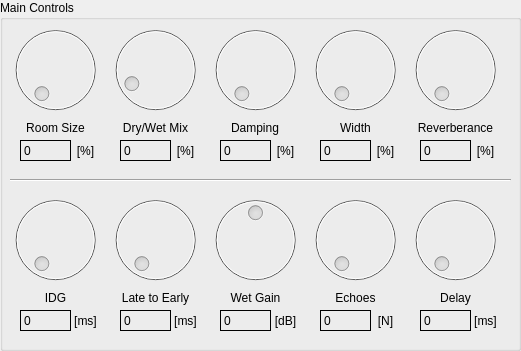
      <widget class="QGroupBox" name="groupBox_r">
       <property name="geometry">
        <rect>
         <x>10</x>
         <y>10</y>
         <width>521</width>
         <height>351</height>
        </rect>
       </property>
       <property name="title">
        <string>Main Controls</string>
       </property>
       <widget class="QLabel" name="label_r_pre_delay">
        <property name="geometry">
         <rect>
          <x>120</x>
          <y>310</y>
          <width>51</width>
          <height>21</height>
         </rect>
        </property>
        <property name="frameShape">
         <enum>QFrame::Box</enum>
        </property>
        <property name="frameShadow">
         <enum>QFrame::Plain</enum>
        </property>
        <property name="text">
         <string>0</string>
        </property>
       </widget>
       <widget class="QLabel" name="label_5">
        <property name="geometry">
         <rect>
          <x>110</x>
          <y>120</y>
          <width>91</width>
          <height>16</height>
         </rect>
        </property>
        <property name="text">
         <string>Dry/Wet Mix</string>
        </property>
        <property name="alignment">
         <set>Qt::AlignCenter</set>
        </property>
       </widget>
       <widget class="QLabel" name="label_6">
        <property name="geometry">
         <rect>
          <x>410</x>
          <y>120</y>
          <width>91</width>
          <height>16</height>
         </rect>
        </property>
        <property name="text">
         <string>Reverberance</string>
        </property>
        <property name="alignment">
         <set>Qt::AlignCenter</set>
        </property>
       </widget>
       <widget class="QLabel" name="label_44">
        <property name="geometry">
         <rect>
          <x>330</x>
          <y>120</y>
          <width>51</width>
          <height>16</height>
         </rect>
        </property>
        <property name="text">
         <string>Width</string>
        </property>
        <property name="alignment">
         <set>Qt::AlignCenter</set>
        </property>
       </widget>
       <widget class="QLabel" name="label_r_idg">
        <property name="geometry">
         <rect>
          <x>20</x>
          <y>310</y>
          <width>51</width>
          <height>21</height>
         </rect>
        </property>
        <property name="frameShape">
         <enum>QFrame::Box</enum>
        </property>
        <property name="frameShadow">
         <enum>QFrame::Plain</enum>
        </property>
        <property name="text">
         <string>0</string>
        </property>
       </widget>
       <widget class="QDial" name="dial_r_dry_wet">
        <property name="enabled">
         <bool>false</bool>
        </property>
        <property name="geometry">
         <rect>
          <x>100</x>
          <y>20</y>
          <width>111</width>
          <height>100</height>
         </rect>
        </property>
        <property name="toolTip">
         <string>&lt;html&gt;&lt;head/&gt;&lt;body&gt;&lt;p&gt;Ratio of Dry and Wet signal.&lt;/p&gt;&lt;/body&gt;&lt;/html&gt;</string>
        </property>
        <property name="maximum">
         <number>1000</number>
        </property>
        <property name="value">
         <number>100</number>
        </property>
       </widget>
       <widget class="QDial" name="dial_r_wet_gain">
        <property name="enabled">
         <bool>false</bool>
        </property>
        <property name="geometry">
         <rect>
          <x>200</x>
          <y>190</y>
          <width>111</width>
          <height>100</height>
         </rect>
        </property>
        <property name="toolTip">
         <string>&lt;html&gt;&lt;head/&gt;&lt;body&gt;&lt;p&gt;Gain of the reverberated signal.&lt;/p&gt;&lt;/body&gt;&lt;/html&gt;</string>
        </property>
        <property name="minimum">
         <number>-10</number>
        </property>
        <property name="maximum">
         <number>10</number>
        </property>
       </widget>
       <widget class="QLabel" name="label_51">
        <property name="geometry">
         <rect>
          <x>330</x>
          <y>290</y>
          <width>51</width>
          <height>16</height>
         </rect>
        </property>
        <property name="text">
         <string>Echoes</string>
        </property>
        <property name="alignment">
         <set>Qt::AlignCenter</set>
        </property>
       </widget>
       <widget class="QLabel" name="label_32">
        <property name="geometry">
         <rect>
          <x>470</x>
          <y>310</y>
          <width>31</width>
          <height>21</height>
         </rect>
        </property>
        <property name="text">
         <string>[ms]</string>
        </property>
        <property name="alignment">
         <set>Qt::AlignCenter</set>
        </property>
       </widget>
       <widget class="QLabel" name="label_r_delay">
        <property name="geometry">
         <rect>
          <x>420</x>
          <y>310</y>
          <width>51</width>
          <height>21</height>
         </rect>
        </property>
        <property name="frameShape">
         <enum>QFrame::Box</enum>
        </property>
        <property name="frameShadow">
         <enum>QFrame::Plain</enum>
        </property>
        <property name="text">
         <string>0</string>
        </property>
       </widget>
       <widget class="QLabel" name="label_7">
        <property name="geometry">
         <rect>
          <x>220</x>
          <y>290</y>
          <width>71</width>
          <height>16</height>
         </rect>
        </property>
        <property name="text">
         <string>Wet Gain</string>
        </property>
        <property name="alignment">
         <set>Qt::AlignCenter</set>
        </property>
       </widget>
       <widget class="Line" name="line_4">
        <property name="geometry">
         <rect>
          <x>10</x>
          <y>170</y>
          <width>501</width>
          <height>20</height>
         </rect>
        </property>
        <property name="orientation">
         <enum>Qt::Horizontal</enum>
        </property>
       </widget>
       <widget class="QDial" name="dial_r_idg">
        <property name="enabled">
         <bool>false</bool>
        </property>
        <property name="geometry">
         <rect>
          <x>0</x>
          <y>190</y>
          <width>111</width>
          <height>100</height>
         </rect>
        </property>
        <property name="toolTip">
         <string>&lt;html&gt;&lt;head/&gt;&lt;body&gt;&lt;p&gt;Initial Gap Delay (first early reflection delay).&lt;/p&gt;&lt;/body&gt;&lt;/html&gt;</string>
        </property>
        <property name="maximum">
         <number>100</number>
        </property>
       </widget>
       <widget class="QLabel" name="label_r_width">
        <property name="geometry">
         <rect>
          <x>320</x>
          <y>140</y>
          <width>51</width>
          <height>21</height>
         </rect>
        </property>
        <property name="frameShape">
         <enum>QFrame::Box</enum>
        </property>
        <property name="frameShadow">
         <enum>QFrame::Plain</enum>
        </property>
        <property name="text">
         <string>0</string>
        </property>
       </widget>
       <widget class="QDial" name="dial_r_width">
        <property name="enabled">
         <bool>false</bool>
        </property>
        <property name="geometry">
         <rect>
          <x>300</x>
          <y>20</y>
          <width>111</width>
          <height>100</height>
         </rect>
        </property>
        <property name="toolTip">
         <string>&lt;html&gt;&lt;head/&gt;&lt;body&gt;&lt;p&gt;Stereo separation of the Wet signal. More Width means more to the right channel. This applies both for input and output.&lt;/p&gt;&lt;/body&gt;&lt;/html&gt;</string>
        </property>
        <property name="maximum">
         <number>100</number>
        </property>
       </widget>
       <widget class="QLabel" name="label_16">
        <property name="geometry">
         <rect>
          <x>370</x>
          <y>140</y>
          <width>31</width>
          <height>21</height>
         </rect>
        </property>
        <property name="text">
         <string>[%]</string>
        </property>
        <property name="alignment">
         <set>Qt::AlignCenter</set>
        </property>
       </widget>
       <widget class="QLabel" name="label_r_wet_gain">
        <property name="geometry">
         <rect>
          <x>220</x>
          <y>310</y>
          <width>51</width>
          <height>21</height>
         </rect>
        </property>
        <property name="frameShape">
         <enum>QFrame::Box</enum>
        </property>
        <property name="frameShadow">
         <enum>QFrame::Plain</enum>
        </property>
        <property name="text">
         <string>0</string>
        </property>
       </widget>
       <widget class="QLabel" name="label_r_room_size">
        <property name="geometry">
         <rect>
          <x>20</x>
          <y>140</y>
          <width>51</width>
          <height>21</height>
         </rect>
        </property>
        <property name="frameShape">
         <enum>QFrame::Box</enum>
        </property>
        <property name="frameShadow">
         <enum>QFrame::Plain</enum>
        </property>
        <property name="text">
         <string>0</string>
        </property>
       </widget>
       <widget class="QLabel" name="label_21">
        <property name="geometry">
         <rect>
          <x>170</x>
          <y>310</y>
          <width>31</width>
          <height>21</height>
         </rect>
        </property>
        <property name="text">
         <string>[ms]</string>
        </property>
        <property name="alignment">
         <set>Qt::AlignCenter</set>
        </property>
       </widget>
       <widget class="QDial" name="dial_r_reverberance">
        <property name="enabled">
         <bool>false</bool>
        </property>
        <property name="geometry">
         <rect>
          <x>400</x>
          <y>20</y>
          <width>111</width>
          <height>100</height>
         </rect>
        </property>
        <property name="toolTip">
         <string>&lt;html&gt;&lt;head/&gt;&lt;body&gt;&lt;p&gt;Reverb Time (comb exponential decay). Values over 45% are not recomended.&lt;/p&gt;&lt;/body&gt;&lt;/html&gt;</string>
        </property>
        <property name="maximum">
         <number>100</number>
        </property>
       </widget>
       <widget class="QLabel" name="label_49">
        <property name="geometry">
         <rect>
          <x>70</x>
          <y>310</y>
          <width>31</width>
          <height>21</height>
         </rect>
        </property>
        <property name="text">
         <string>[ms]</string>
        </property>
        <property name="alignment">
         <set>Qt::AlignCenter</set>
        </property>
       </widget>
       <widget class="QLabel" name="label_30">
        <property name="geometry">
         <rect>
          <x>370</x>
          <y>310</y>
          <width>31</width>
          <height>21</height>
         </rect>
        </property>
        <property name="text">
         <string>[N]</string>
        </property>
        <property name="alignment">
         <set>Qt::AlignCenter</set>
        </property>
       </widget>
       <widget class="QDial" name="dial_r_room_size">
        <property name="enabled">
         <bool>false</bool>
        </property>
        <property name="geometry">
         <rect>
          <x>0</x>
          <y>20</y>
          <width>111</width>
          <height>100</height>
         </rect>
        </property>
        <property name="toolTip">
         <string>&lt;html&gt;&lt;head/&gt;&lt;body&gt;&lt;p&gt;Scale factor. Determines reflections relative distance.&lt;/p&gt;&lt;/body&gt;&lt;/html&gt;</string>
        </property>
        <property name="maximum">
         <number>100</number>
        </property>
       </widget>
       <widget class="QLabel" name="label_r_reverberance">
        <property name="geometry">
         <rect>
          <x>420</x>
          <y>140</y>
          <width>51</width>
          <height>21</height>
         </rect>
        </property>
        <property name="frameShape">
         <enum>QFrame::Box</enum>
        </property>
        <property name="frameShadow">
         <enum>QFrame::Plain</enum>
        </property>
        <property name="text">
         <string>0</string>
        </property>
       </widget>
       <widget class="QLabel" name="label_57">
        <property name="geometry">
         <rect>
          <x>420</x>
          <y>290</y>
          <width>71</width>
          <height>16</height>
         </rect>
        </property>
        <property name="text">
         <string>Delay</string>
        </property>
        <property name="alignment">
         <set>Qt::AlignCenter</set>
        </property>
       </widget>
       <widget class="QLabel" name="label_r_echoes">
        <property name="geometry">
         <rect>
          <x>320</x>
          <y>310</y>
          <width>51</width>
          <height>21</height>
         </rect>
        </property>
        <property name="frameShape">
         <enum>QFrame::Box</enum>
        </property>
        <property name="frameShadow">
         <enum>QFrame::Plain</enum>
        </property>
        <property name="text">
         <string>0</string>
        </property>
       </widget>
       <widget class="QLabel" name="label_19">
        <property name="geometry">
         <rect>
          <x>470</x>
          <y>140</y>
          <width>31</width>
          <height>21</height>
         </rect>
        </property>
        <property name="text">
         <string>[%]</string>
        </property>
        <property name="alignment">
         <set>Qt::AlignCenter</set>
        </property>
       </widget>
       <widget class="QDial" name="dial_r_delay">
        <property name="enabled">
         <bool>false</bool>
        </property>
        <property name="geometry">
         <rect>
          <x>400</x>
          <y>190</y>
          <width>111</width>
          <height>100</height>
         </rect>
        </property>
        <property name="toolTip">
         <string>&lt;html&gt;&lt;head/&gt;&lt;body&gt;&lt;p&gt;Delay between echoes. Similar to Room Size, but more precise.&lt;/p&gt;&lt;/body&gt;&lt;/html&gt;</string>
        </property>
        <property name="whatsThis">
         <string>&lt;html&gt;&lt;head/&gt;&lt;body&gt;&lt;p&gt;ho&lt;/p&gt;&lt;p&gt;&lt;br/&gt;&lt;/p&gt;&lt;/body&gt;&lt;/html&gt;</string>
        </property>
        <property name="minimum">
         <number>1</number>
        </property>
        <property name="maximum">
         <number>1000</number>
        </property>
       </widget>
       <widget class="QLabel" name="label_43">
        <property name="geometry">
         <rect>
          <x>230</x>
          <y>120</y>
          <width>50</width>
          <height>16</height>
         </rect>
        </property>
        <property name="text">
         <string>Damping</string>
        </property>
        <property name="alignment">
         <set>Qt::AlignCenter</set>
        </property>
       </widget>
       <widget class="QLabel" name="label_46">
        <property name="geometry">
         <rect>
          <x>120</x>
          <y>290</y>
          <width>71</width>
          <height>16</height>
         </rect>
        </property>
        <property name="text">
         <string>Late to Early</string>
        </property>
        <property name="alignment">
         <set>Qt::AlignCenter</set>
        </property>
       </widget>
       <widget class="QDial" name="dial_r_echoes">
        <property name="enabled">
         <bool>false</bool>
        </property>
        <property name="geometry">
         <rect>
          <x>300</x>
          <y>190</y>
          <width>111</width>
          <height>100</height>
         </rect>
        </property>
        <property name="toolTip">
         <string>&lt;html&gt;&lt;head/&gt;&lt;body&gt;&lt;p&gt;Number of Echoes per sample.&lt;/p&gt;&lt;/body&gt;&lt;/html&gt;</string>
        </property>
        <property name="minimum">
         <number>1</number>
        </property>
        <property name="maximum">
         <number>10</number>
        </property>
       </widget>
       <widget class="QDial" name="dial_r_damping">
        <property name="enabled">
         <bool>false</bool>
        </property>
        <property name="geometry">
         <rect>
          <x>200</x>
          <y>20</y>
          <width>111</width>
          <height>100</height>
         </rect>
        </property>
        <property name="toolTip">
         <string>&lt;html&gt;&lt;head/&gt;&lt;body&gt;&lt;p&gt;Level of natural absorption (low pass).&lt;/p&gt;&lt;/body&gt;&lt;/html&gt;</string>
        </property>
        <property name="maximum">
         <number>100</number>
        </property>
       </widget>
       <widget class="QLabel" name="label_13">
        <property name="geometry">
         <rect>
          <x>70</x>
          <y>140</y>
          <width>31</width>
          <height>21</height>
         </rect>
        </property>
        <property name="text">
         <string>[%]</string>
        </property>
        <property name="alignment">
         <set>Qt::AlignCenter</set>
        </property>
       </widget>
       <widget class="QDial" name="dial_r_pre_delay">
        <property name="enabled">
         <bool>false</bool>
        </property>
        <property name="geometry">
         <rect>
          <x>100</x>
          <y>190</y>
          <width>111</width>
          <height>100</height>
         </rect>
        </property>
        <property name="toolTip">
         <string>&lt;html&gt;&lt;head/&gt;&lt;body&gt;&lt;p&gt;Delay of the first Late reflection from the first early reflection.&lt;/p&gt;&lt;/body&gt;&lt;/html&gt;</string>
        </property>
        <property name="minimum">
         <number>0</number>
        </property>
        <property name="maximum">
         <number>100</number>
        </property>
       </widget>
       <widget class="QLabel" name="label_48">
        <property name="geometry">
         <rect>
          <x>270</x>
          <y>310</y>
          <width>31</width>
          <height>21</height>
         </rect>
        </property>
        <property name="text">
         <string>[dB]</string>
        </property>
        <property name="alignment">
         <set>Qt::AlignCenter</set>
        </property>
       </widget>
       <widget class="QLabel" name="label_r_damping">
        <property name="geometry">
         <rect>
          <x>220</x>
          <y>140</y>
          <width>51</width>
          <height>21</height>
         </rect>
        </property>
        <property name="frameShape">
         <enum>QFrame::Box</enum>
        </property>
        <property name="frameShadow">
         <enum>QFrame::Plain</enum>
        </property>
        <property name="text">
         <string>0</string>
        </property>
       </widget>
       <widget class="QLabel" name="label_15">
        <property name="geometry">
         <rect>
          <x>270</x>
          <y>140</y>
          <width>31</width>
          <height>21</height>
         </rect>
        </property>
        <property name="text">
         <string>[%]</string>
        </property>
        <property name="alignment">
         <set>Qt::AlignCenter</set>
        </property>
       </widget>
       <widget class="QLabel" name="label_50">
        <property name="geometry">
         <rect>
          <x>30</x>
          <y>290</y>
          <width>51</width>
          <height>16</height>
         </rect>
        </property>
        <property name="text">
         <string>IDG</string>
        </property>
        <property name="alignment">
         <set>Qt::AlignCenter</set>
        </property>
       </widget>
       <widget class="QLabel" name="label_r_dry_wet">
        <property name="geometry">
         <rect>
          <x>120</x>
          <y>140</y>
          <width>51</width>
          <height>21</height>
         </rect>
        </property>
        <property name="frameShape">
         <enum>QFrame::Box</enum>
        </property>
        <property name="frameShadow">
         <enum>QFrame::Plain</enum>
        </property>
        <property name="text">
         <string>0</string>
        </property>
       </widget>
       <widget class="QLabel" name="label_14">
        <property name="geometry">
         <rect>
          <x>170</x>
          <y>140</y>
          <width>31</width>
          <height>21</height>
         </rect>
        </property>
        <property name="text">
         <string>[%]</string>
        </property>
        <property name="alignment">
         <set>Qt::AlignCenter</set>
        </property>
       </widget>
       <widget class="QLabel" name="label_4">
        <property name="geometry">
         <rect>
          <x>20</x>
          <y>120</y>
          <width>71</width>
          <height>16</height>
         </rect>
        </property>
        <property name="text">
         <string>Room Size</string>
        </property>
        <property name="alignment">
         <set>Qt::AlignCenter</set>
        </property>
       </widget>
      </widget>
